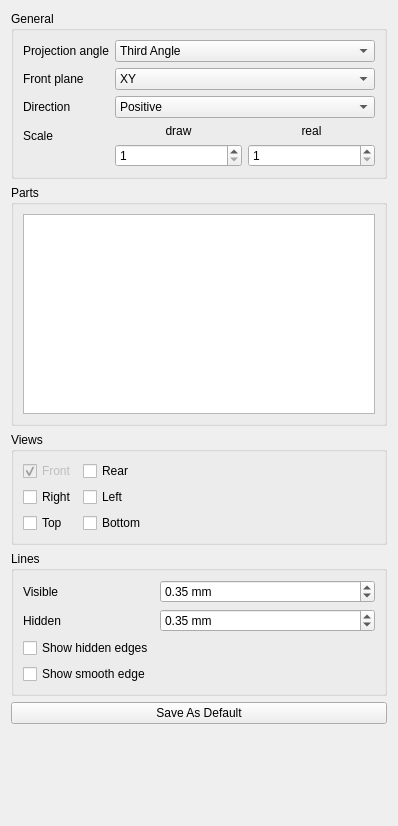
<?xml version="1.0" encoding="UTF-8"?>
<ui version="4.0">
 <class>orthographic_projection</class>
 <widget class="QWidget" name="orthographic_projection">
  <property name="geometry">
   <rect>
    <x>0</x>
    <y>0</y>
    <width>398</width>
    <height>826</height>
   </rect>
  </property>
  <property name="windowTitle">
   <string>Orthographic Projection</string>
  </property>
  <layout class="QGridLayout" name="gridLayout">
   <item row="0" column="0">
    <widget class="QGroupBox" name="groupBox">
     <property name="title">
      <string>General</string>
     </property>
     <layout class="QFormLayout" name="formLayout">
      <item row="1" column="0">
       <widget class="QLabel" name="label_7">
        <property name="text">
         <string>Projection angle</string>
        </property>
       </widget>
      </item>
      <item row="2" column="0">
       <widget class="QLabel" name="textLabel1">
        <property name="text">
         <string>Front plane</string>
        </property>
       </widget>
      </item>
      <item row="5" column="0">
       <widget class="QLabel" name="label_2">
        <property name="text">
         <string>Direction</string>
        </property>
        <property name="alignment">
         <set>Qt::AlignLeading|Qt::AlignLeft|Qt::AlignVCenter</set>
        </property>
       </widget>
      </item>
      <item row="1" column="1">
       <widget class="QComboBox" name="projection_angle">
        <property name="editable">
         <bool>false</bool>
        </property>
        <item>
         <property name="text">
          <string>Third Angle</string>
         </property>
        </item>
        <item>
         <property name="text">
          <string>First Angle</string>
         </property>
        </item>
       </widget>
      </item>
      <item row="2" column="1">
       <widget class="QComboBox" name="projection_plane">
        <property name="sizeAdjustPolicy">
         <enum>QComboBox::AdjustToContentsOnFirstShow</enum>
        </property>
        <property name="frame">
         <bool>true</bool>
        </property>
        <item>
         <property name="text">
          <string>XY</string>
         </property>
        </item>
        <item>
         <property name="text">
          <string>XZ</string>
         </property>
        </item>
        <item>
         <property name="text">
          <string>YZ</string>
         </property>
        </item>
       </widget>
      </item>
      <item row="5" column="1">
       <widget class="QComboBox" name="projection_direction">
        <item>
         <property name="text">
          <string notr="true">Positive</string>
         </property>
        </item>
        <item>
         <property name="text">
          <string notr="true">Negative</string>
         </property>
        </item>
       </widget>
      </item>
      <item row="6" column="1">
       <layout class="QGridLayout" name="gridLayout_8">
        <item row="0" column="1">
         <widget class="QLabel" name="label_14">
          <property name="text">
           <string>real</string>
          </property>
          <property name="alignment">
           <set>Qt::AlignCenter</set>
          </property>
         </widget>
        </item>
        <item row="1" column="0">
         <widget class="QSpinBox" name="scale_draw">
          <property name="minimum">
           <number>1</number>
          </property>
          <property name="value">
           <number>1</number>
          </property>
         </widget>
        </item>
        <item row="1" column="1">
         <widget class="QSpinBox" name="scale_real">
          <property name="minimum">
           <number>1</number>
          </property>
          <property name="value">
           <number>1</number>
          </property>
         </widget>
        </item>
        <item row="0" column="0">
         <widget class="QLabel" name="label_13">
          <property name="text">
           <string>draw</string>
          </property>
          <property name="alignment">
           <set>Qt::AlignCenter</set>
          </property>
         </widget>
        </item>
       </layout>
      </item>
      <item row="6" column="0">
       <widget class="QLabel" name="label">
        <property name="text">
         <string>Scale</string>
        </property>
       </widget>
      </item>
     </layout>
    </widget>
   </item>
   <item row="2" column="0">
    <widget class="QGroupBox" name="groupBox_2">
     <property name="title">
      <string>Views</string>
     </property>
     <layout class="QFormLayout" name="formLayout_2">
      <item row="1" column="0">
       <widget class="QCheckBox" name="front_view">
        <property name="enabled">
         <bool>false</bool>
        </property>
        <property name="text">
         <string>Front</string>
        </property>
        <property name="checkable">
         <bool>true</bool>
        </property>
        <property name="checked">
         <bool>true</bool>
        </property>
       </widget>
      </item>
      <item row="1" column="1">
       <widget class="QCheckBox" name="rear_view">
        <property name="text">
         <string>Rear</string>
        </property>
       </widget>
      </item>
      <item row="2" column="0">
       <widget class="QCheckBox" name="right_view">
        <property name="text">
         <string>Right</string>
        </property>
       </widget>
      </item>
      <item row="2" column="1">
       <widget class="QCheckBox" name="left_view">
        <property name="text">
         <string>Left</string>
        </property>
       </widget>
      </item>
      <item row="3" column="0">
       <widget class="QCheckBox" name="top_view">
        <property name="text">
         <string>Top</string>
        </property>
       </widget>
      </item>
      <item row="3" column="1">
       <widget class="QCheckBox" name="bottom_view">
        <property name="text">
         <string>Bottom</string>
        </property>
       </widget>
      </item>
     </layout>
    </widget>
   </item>
   <item row="3" column="0">
    <widget class="QGroupBox" name="groupBox_3">
     <property name="title">
      <string>Lines</string>
     </property>
     <layout class="QFormLayout" name="formLayout_3">
      <property name="fieldGrowthPolicy">
       <enum>QFormLayout::AllNonFixedFieldsGrow</enum>
      </property>
      <item row="0" column="0">
       <widget class="QLabel" name="label_3">
        <property name="text">
         <string>Visible</string>
        </property>
       </widget>
      </item>
      <item row="0" column="1">
       <widget class="QDoubleSpinBox" name="visible_tick">
        <property name="suffix">
         <string> mm</string>
        </property>
        <property name="singleStep">
         <double>0.500000000000000</double>
        </property>
        <property name="value">
         <double>0.350000000000000</double>
        </property>
       </widget>
      </item>
      <item row="1" column="0">
       <widget class="QLabel" name="label_4">
        <property name="text">
         <string>Hidden</string>
        </property>
       </widget>
      </item>
      <item row="1" column="1">
       <widget class="QDoubleSpinBox" name="hidden_tick">
        <property name="suffix">
         <string> mm</string>
        </property>
        <property name="singleStep">
         <double>0.500000000000000</double>
        </property>
        <property name="value">
         <double>0.350000000000000</double>
        </property>
       </widget>
      </item>
      <item row="2" column="0">
       <widget class="QCheckBox" name="show_hidden">
        <property name="enabled">
         <bool>true</bool>
        </property>
        <property name="text">
         <string>Show hidden edges</string>
        </property>
       </widget>
      </item>
      <item row="3" column="0">
       <widget class="QCheckBox" name="show_smooth">
        <property name="text">
         <string>Show smooth edge</string>
        </property>
       </widget>
      </item>
     </layout>
    </widget>
   </item>
   <item row="4" column="0">
    <widget class="QPushButton" name="default_button">
     <property name="toolTip">
      <string>Save these configs as default for this document.</string>
     </property>
     <property name="text">
      <string>Save As Default</string>
     </property>
    </widget>
   </item>
   <item row="5" column="0">
    <spacer name="verticalSpacer">
     <property name="orientation">
      <enum>Qt::Vertical</enum>
     </property>
     <property name="sizeHint" stdset="0">
      <size>
       <width>20</width>
       <height>40</height>
      </size>
     </property>
    </spacer>
   </item>
   <item row="1" column="0">
    <widget class="QGroupBox" name="groupBox_4">
     <property name="title">
      <string>Parts</string>
     </property>
     <layout class="QVBoxLayout" name="verticalLayout">
      <item>
       <widget class="QTreeWidget" name="treeWidget">
        <property name="minimumSize">
         <size>
          <width>0</width>
          <height>200</height>
         </size>
        </property>
        <attribute name="headerVisible">
         <bool>false</bool>
        </attribute>
        <column>
         <property name="text">
          <string>Parts</string>
         </property>
        </column>
       </widget>
      </item>
     </layout>
    </widget>
   </item>
  </layout>
 </widget>
 <resources/>
 <connections/>
</ui>
